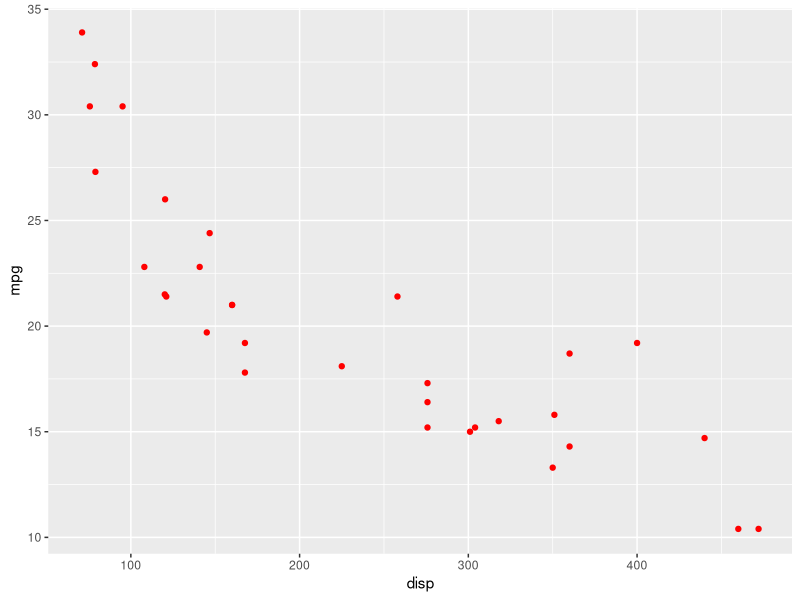
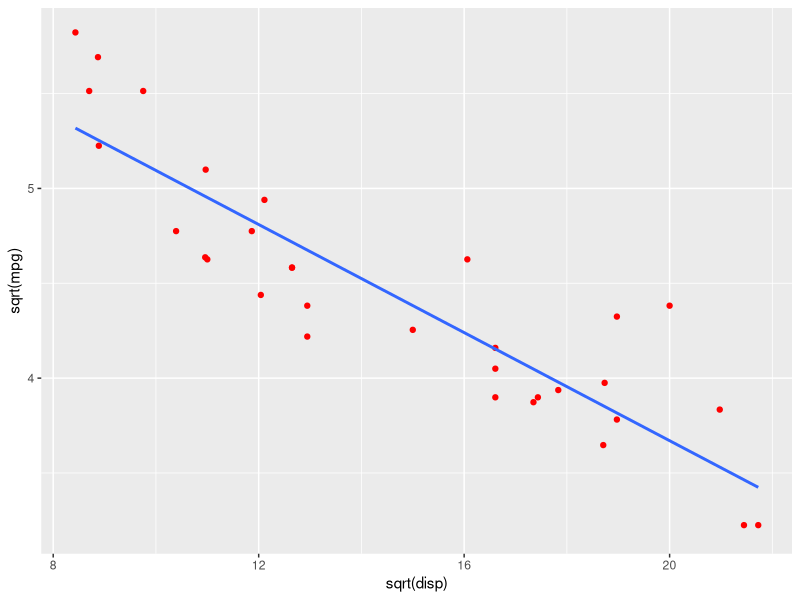

Write R code to recreate these figures, in order.
#The built-in mtcars dataset in R is used to visualise the relationship between fuel efficiency (mpg) and engine displacement (disp).
#First we state the Hypothesis
#H0: A relationship between fuel efficiency(mpg) and engine displacement(disp) doesn't exist
#Ha: A relationship between fuel efficiency(mpg) and engine displacement(disp) does exist

#Load Libraries
library(dplyr)
library(ggplot2)

#Dataset Review
mtcars
str(mtcars)

#Disp vs. mpg
ggplot(mtcars,aes(x = disp, y = mpg)) + geom_point(colour = "red")

#Upon visual inspection, the relationship appears to be linear, 
#has a negative direction, and looks to be moderately strong. The strength of the relationship can be quantified using the Pearson correlation coefficient.

#Correlation
cor(mtcars$disp, mtcars$mpg)
#This is a strong negative correlation.


#If the relationship is non-linear, a common approach in linear regression modelling 
#is to transform the response and predictor. Common transformations include natural and base ten logarithmic,
#square root, cube root and inverse transformations. 
#The mpg and disp relationship are already linear but it can be strengthened using a square root transformation.

#Correlation with Transformation
cor(sqrt(mtcars$disp), sqrt(mtcars$mpg))

#The next step is to determine whether the relationship is statistically significant and not just some random occurrence.

#OLS line
ggplot(mtcars, aes(x = sqrt(disp), y = sqrt(mpg))) + geom_point(colour = "red") + geom_smooth(method = "lm", fill = NA)


#Create Linear Model
lmodel <- lm(sqrt(mpg) ~ sqrt(disp), data = mtcars)
summary(lmodel)

#Since the P-value (6.443e-12 ) is smaller than 0.001 we reject the Ho and conclude that relationship between fuel efficiency(mpg) and engine displacement(disp) does exist
#The multiple R-squared value (R-squared) of 0.7973 gives the variance explained and can be used as a measure of predictive power (in the absence of overfitting).


